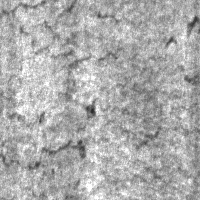
#> input picture dataset/images/validation/crazing_247.jpg, 200 x 200 px; its folder holds 4 pictures in this run
$ python create_test_video.py
#> lines starting #> are read from the running program, lines starting #| are printed output that depends on the picture; after the words box and inside, x2 and y2 are one past the last pixel; in counts of white or black regions, pixels touching at a corner belong together
import cv2
import os
from glob import glob

# Folder containing validation images
image_folder = "dataset/images/validation"

# Output video name
output_video = "test_video.mp4"

# Frames per second
fps = 5

# Get all images
image_files = sorted(glob(os.path.join(image_folder, "*.jpg")))[:20]

# If no JPG images, try PNG
if len(image_files) == 0:
    image_files = sorted(glob(os.path.join(image_folder, "*.png")))[:20]

if len(image_files) == 0:
    print("No images found!")
    exit()

# Read first image to get size
first_image = cv2.imread(image_files[0])
#> first_image is the input picture: shape (200, 200, 3); min 38, max 255, mean 172.1
height, width, _ = first_image.shape
#> height = 200; width = 200

# Create video writer
fourcc = cv2.VideoWriter_fourcc(*'mp4v')
video = cv2.VideoWriter(output_video, fourcc, fps, (width, height))

print("Creating video...")

for img_path in image_files:
    frame = cv2.imread(img_path)

    # Resize if needed
    frame = cv2.resize(frame, (width, height))

    # Display filename on frame (optional)
    filename = os.path.basename(img_path)
    cv2.putText(
        frame,
        filename,
        (20, 30),
        cv2.FONT_HERSHEY_SIMPLEX,
        0.8,
        (0, 255, 0),
        2
    )
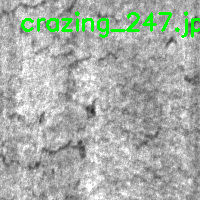
#> frame: shape (200, 200, 3); 3.02% of pixels changed, all inside (x1, y1, x2, y2) = (21, 11, 200, 38)

    # Add each image multiple times to slow down playback
    for _ in range(10):
        video.write(frame)
#> pass 2 of the loop `for img_path in image_files:`:
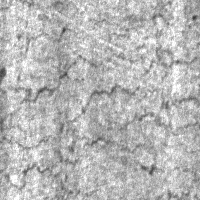
#> input picture dataset/images/validation/crazing_270.jpg, 200 x 200 px
#> frame is the input picture: shape (200, 200, 3); min 54, max 255, mean 182.4
#> `cv2.putText( frame, filename, (20, 30), cv2.FONT_HERSHEY_SIMPLEX, 0.8,..`:
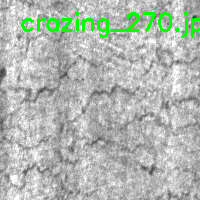
#> frame: shape (200, 200, 3); 3.09% of pixels changed, all inside (x1, y1, x2, y2) = (21, 11, 200, 38)
#> pass 3 of the loop `for img_path in image_files:`:
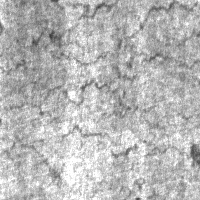
#> input picture dataset/images/validation/crazing_272.jpg, 200 x 200 px
#> frame is the input picture: shape (200, 200, 3); min 59, max 255, mean 183.1
#> `cv2.putText( frame, filename, (20, 30), cv2.FONT_HERSHEY_SIMPLEX, 0.8,..`:
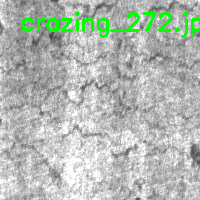
#> frame: shape (200, 200, 3); 3.08% of pixels changed, all inside (x1, y1, x2, y2) = (21, 11, 200, 38)
#> the loop made 4 passes; the first 3 are shown

video.release()

print(f"\nVideo saved as: {output_video}")
